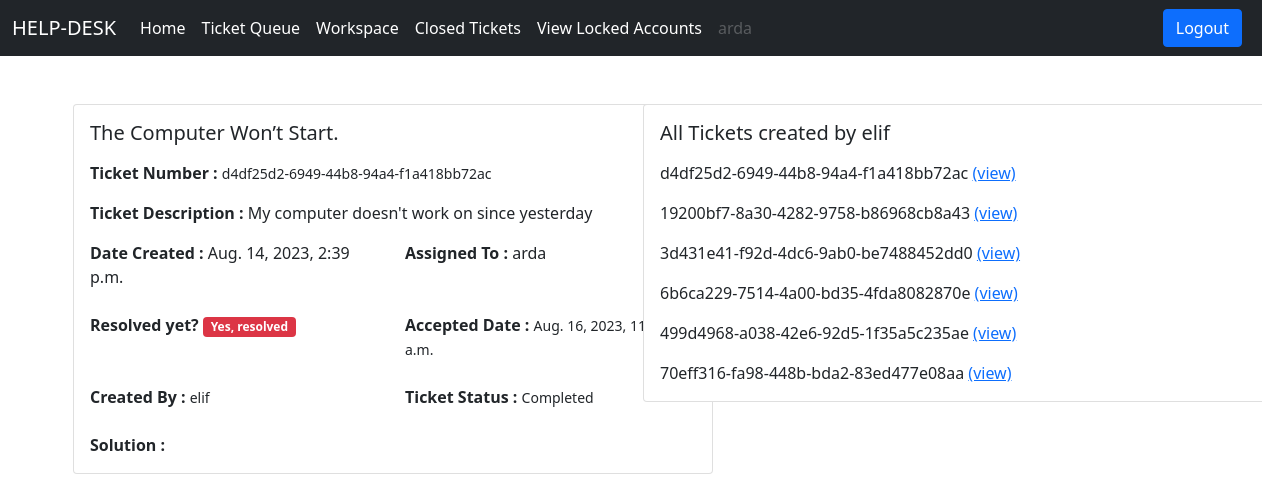
/ticket/ticket-details/1/ (signed in), run on the app's committed database.
### users/models.py (models this page shows)
class User(AbstractUser):
    login_attempts = models.PositiveIntegerField(default=0)
    is_customer = models.BooleanField(default=False)
    is_manager = models.BooleanField(default=False)
    def __str__(self):
        return self.username

### ticket/models.py (models this page shows)
class Ticket(models.Model):
    status_choices = (
        ('Active', 'Active'),
        ('Complated', 'Complated'),
        ('Pending', 'Pending')
    )
    ticket_number = models.UUIDField(default=uuid.uuid4)
    title = models.CharField(max_length=120)
    description = models.TextField()
    solution = models.TextField(default='')
    created_by = models.ForeignKey(User, on_delete=models.CASCADE, related_name='created_by')
    date_created = models.DateTimeField(auto_now_add=True)
    assigned_to = models.ForeignKey(User, on_delete=models.DO_NOTHING, null=True, blank=True)
    is_resolved = models.BooleanField(default=False)
    accepted_date = models.DateTimeField(null=True, blank=True)
    closed_date = models.DateTimeField(null =True, blank =True)
    ticket_status = models.CharField(max_length=15, choices=status_choices)

### ticket/views.py (the view)
# urls.py: path('ticket-details/<int:pk>/', views.ticket_details, name='ticket-details'),
@login_required
def ticket_details(request, pk):
    ticket = Ticket.objects.get(pk=pk)
    t = User.objects.get(username=ticket.created_by)
    tickets_per_user = t.created_by.all()
    context = {'ticket':ticket, 'tickets_per_user' : tickets_per_user}
    return render(request, 'ticket/ticket_details.html', context)

### templates/ticket/ticket_details.html (shortened to what this page needs)
{% extends 'base.html' %}
{% block content %}
<div class="row">
    <div class="col-md-6">
        <div class="card mx-auto" style="width: 40rem;">
            <div class="card-body">
                <h5 class="card-title mb-3">{{ticket.title}}</h5>
                <p><b>Ticket Number : </b><small>{{ticket.ticket_number}}</small></p>
                <p class="card-text"><b>Ticket Description : </b>{{ticket.description}}</p>
                <div class="row">
                    <div class="col">
                        <b>Date Created :</b> {{ticket.date_created}}
                    </div>
                    <div class="col">
                        <b>Assigned To :</b> {{ticket.assigned_to}}
                    </div>
                </div> <br>
                <div class="row">
                    <div class="col">
                        {% if ticket.is_resolved %}
                        <b>Resolved yet? </b> <span class="badge bg-danger">Yes, resolved</span>
                        {% else %}
                        <b>Resolved? </b> <span class="badge bg-success">Not Yet</span>
                        {% endif %}
                    </div>
                    <div class="col">
                        <b>Accepted Date : </b> <small>{{ticket.accepted_date}}</small>
                    </div>
                </div><br>
                <div class="row">
                    <div class="col">
                        <b>Created By : </b> <small>{{ticket.created_by}}</small>
                    </div>
                    <div class="col">
                        <b>Ticket Status : </b> <small>{{ticket.ticket_status}}</small>
                    </div>
                </div>
                <br>
                <div class="col">
                    <b>Solution : </b> <small>{{ticket.solution}}</small>
                </div>
            </div>
        </div>
    </div>
    <div class="col-md-6">
        <div class="card mx-auto" style="width: 40rem;">
            <div class="card-body">
                <h5 class="card-title mb-3">All Tickets created by {{ticket.created_by}}</h5>
                {% for ticket in tickets_per_user %}
                <p class="card-text">{{ticket.ticket_number}} <a href="{% url 'ticket-details' ticket.pk %}">(view)</a>
                </p>
                {% endfor %}
            </div>
        </div>
    </div>
</div>
<br><br>
<br>
{% endblock content %}

### templates/base.html (shortened to what this page needs)
<!DOCTYPE html>
<html lang="en">
<head>
    <link href="https://cdn.jsdelivr.net/npm/bootstrap@5.0.2/dist/css/bootstrap.min.css" rel="stylesheet"
>
</head>
<body>
    {% if request.user.is_customer %}
    <nav class="navbar navbar-expand-lg navbar-dark bg-dark">
        <div class="container-fluid">
            <a class="navbar-brand" href="/">HELP-DESK</a>
            <button class="navbar-toggler" type="button" data-bs-toggle="collapse"
                data-bs-target="#navbarSupportedContent" aria-controls="navbarSupportedContent" aria-expanded="false"
                aria-label="Toggle navigation">
                <span class="navbar-toggler-icon"></span>
            </button>
            <div class="collapse navbar-collapse" id="navbarSupportedContent">
                <ul class="navbar-nav me-auto mb-2 mb-lg-0">
                    <li class="nav-item">
                        <a class="nav-link active" aria-current="page" href="/">Home</a>
                    </li>
                    <li class="nav-item">
                        <a class="nav-link active" href="{% url 'create-ticket' %}">Create Ticket</a>
                    </li>
                    <li class="nav-item">
                        <a class="nav-link active" aria-current="page" href="{% url 'all-tickets' %}">View Tickets</a>
                    </li>
                    <li class="nav-item">
                        <a class="nav-link disabled" href="#" tabindex="-1"
                            aria-disabled="true">{{request.user.username}}</a>
                    </li>
                </ul>
                <a href="{% url 'logout' %}" class="btn btn-primary me-2">Logout</a>
            </div>
        </div>
    </nav>
    {% elif request.user.is_manager %}
    <nav class="navbar navbar-expand-lg navbar-dark bg-dark">
        <div class="container-fluid">
            <a class="navbar-brand" href="/">HELP-DESK</a>
            <div class="collapse navbar-collapse" id="navbarSupportedContent">
                <ul class="navbar-nav me-auto mb-2 mb-lg-0">
                    <li class="nav-item">
                        <a class="nav-link active" aria-current="page" href="/">Home</a>
                    </li>
                    <li class="nav-item">
                        <a class="nav-link active" href="{% url 'ticket-queue' %}">Ticket Queue</a>
                    </li>
                    <li class="nav-item">
                        <a class="nav-link active" href="{% url 'workspace' %}">Workspace</a>
                    </li>
                    <li class="nav-item">
                        <a class="nav-link active" href="{% url 'all-closed-tickets' %}">Closed Tickets</a>
                    </li>
                    <li class="nav-item">
                        <a class="nav-link active" href="{% url 'locked-accounts' %}">View Locked Accounts</a>
                    </li>
                    <li class="nav-item">
                        <a class="nav-link disabled" href="#" tabindex="-1"
                            aria-disabled="true">{{request.user.username}}</a>
                    </li>
                </ul>
                <a href="{% url 'logout' %}" class="btn btn-primary me-2">Logout</a>
            </div>
        </div>
    </nav>
    {% endif%}
    <div class="container mt-5">
        {% block content %}
        {% endblock content %}
    </div>
</body>
</html>

### data on the page
User: user.username "arda"
Ticket: title "The Computer Won’t Start.", ticket_number "d4df25d2-6949-44b8-94a4-f1a418bb72ac", description "My computer doesn't work on since yesterday", date_created "Aug. 14, 2023, 2:39 p.m.", assigned_to "arda", accepted_date "Aug. 16, 2023, 11:44 a.m.", created_by "elif", ticket_status "Completed"
Ticket: ticket_number "19200bf7-8a30-4282-9758-b86968cb8a43"
Ticket: ticket_number "3d431e41-f92d-4dc6-9ab0-be7488452dd0"
Ticket: ticket_number "6b6ca229-7514-4a00-bd35-4fda8082870e"
Ticket: ticket_number "499d4968-a038-42e6-92d5-1f35a5c235ae"
Ticket: ticket_number "70eff316-fa98-448b-bda2-83ed477e08aa"
